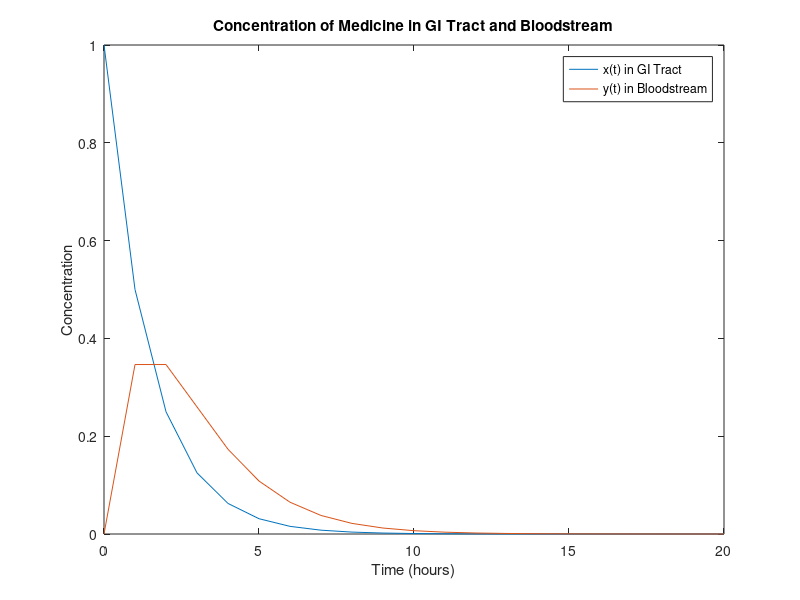

Write the MATLAB code that produced this figure.
clc;
clear all;

k1 = 0.6931;
k2 = 0.6931;
x0 = 1;

c = @(t) ((x0)*exp(-k1*t));

t_max = 20;

t = 0:1:t_max;

x = zeros(1,t_max+1);
y = zeros(1,t_max+1);

c2 = @(t) k1*x0*t*exp(-k1*t);

for i=1:1:t_max+1
    x(i) = c(i-1);
end

for i=1:1:t_max+1
    y(i) = c2(i-1);
end

plot(t,x);

hold on;

plot(t,y);
xlabel('Time (hours)');
ylabel('Concentration');
title('Concentration of Medicine in GI Tract and Bloodstream');
legend('x(t) in GI Tract', 'y(t) in Bloodstream');

tformax = 1/k1
ymax = c2(tformax)